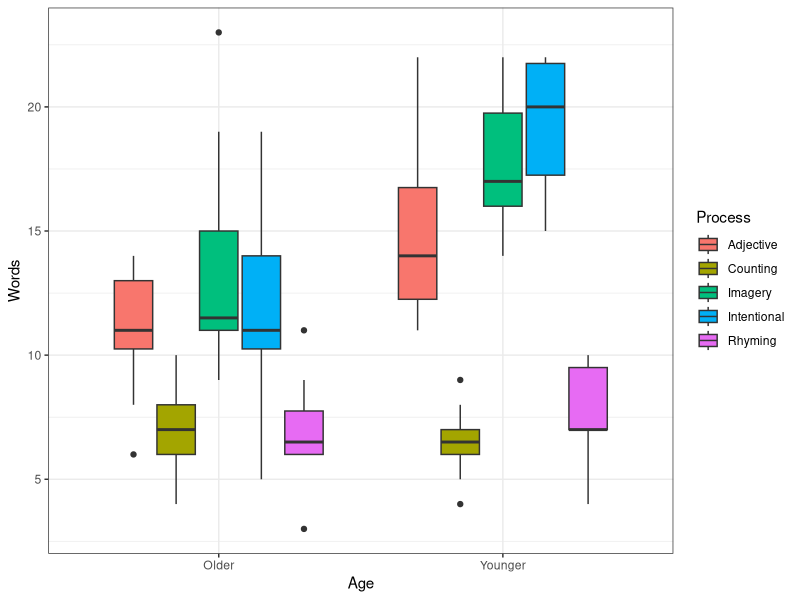
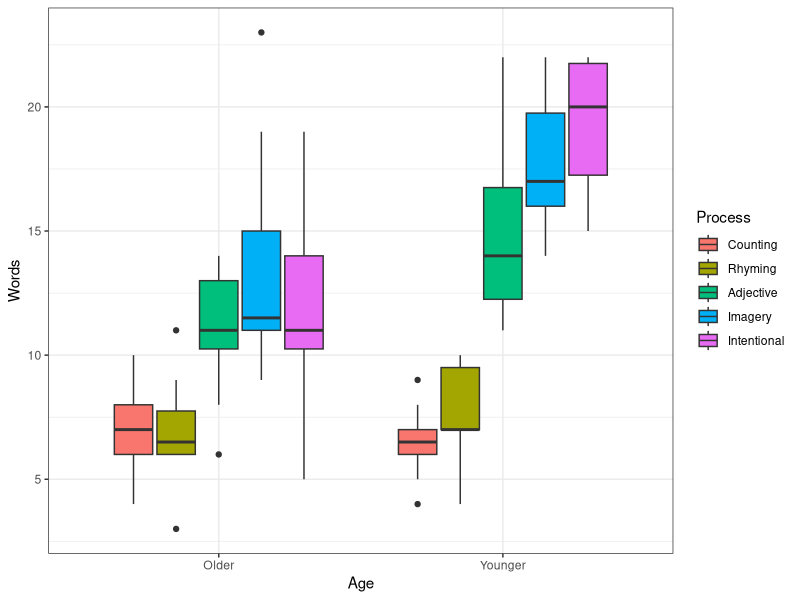

Source code (R) for these figures, in order: (Note: this script raises an error after producing the figures.)
# ---
# title       : Дисперсионный анализ, часть 2
# subtitle    : Линейные модели, осень 2014
# author      : Марина Варфоломеева
# job         : Каф. Зоологии беспозвоночных, СПбГУ
# ---
# Многофакторный дисперсионный анализ в R
## Пример: Возраст и память
# Почему пожилые не так хорошо запоминают? Может быть не так тщательно перерабатывают информацию? (Eysenck, 1974)
# Факторы:
# - `Age` - Возраст:
#   - `Younger` - 50 молодых
#   - `Older` - 50 пожилых (55-65 лет)
# - `Process` - тип активности:
#   - `Counting` - посчитать число букв
#   - `Rhyming` - придумать рифму к слову
#   - `Adjective` - придумать прилагательное
#   - `Imagery` - представить образ
#   - `Intentional` - запомнить слово
# Зависимая переменная - `Words` - сколько вспомнили слов

memory <- read.delim(file="eysenck.csv")
library(ggplot2)
theme_set(theme_bw() + theme(legend.key = element_blank()))
ggplot(data = memory, aes(x = Age, y = Words)) +
  geom_boxplot(aes(fill = Process))



# переставляем порядок уровней в порядке следования
# средних значений `memory$Words`
memory$Process <- reorder(memory$Process, memory$Words, FUN=mean)
mem_p <- ggplot(data = memory, aes(x = Age, y = Words)) +
  geom_boxplot(aes(fill = Process))
mem_p

## Таблица результатов многофакторного дисперсионного анализа
# Внимание: при использовании III типа сумм квадратов, нужно __обязательно указывать тип контрастов для факторов__. В данном случае - `contrasts=list(Age=contr.sum, Process=contr.sum)`
memory_fit <- lm(formula = Words ~ Age * Process, data = memory,
                 contrasts=list(Age=contr.sum, Process=contr.sum))

## Задание: Проверьте условия применимости дисперсионного анализа



## Результаты дисперсионного анализа
Anova(memory_fit, type = 3)



## Пост хок тест
# создаем переменную-взаимодействие
memory$AgeProc <- interaction(memory$Age, memory$Process)
# подбираем модель без intercept
mod <- lm(Words ~ AgeProc - 1, data = memory)
library(multcomp)
memory_tukey <- glht(mod, linfct = mcp(AgeProc = "Tukey"))
options(width = 90)
summary(memory_tukey)


## Данные для графиков
# Задание
# Посчитайте средние и стандартные отклонения во всех группах по факторам `Age` и `Process`
library(dplyr)
memory_summary <- memory %>%


## Графики для результатов: Столбчатый график
mem_barp <- ggplot(data = memory_summary,
                   aes(x = Age, y = .mean, ymin = .mean - .sd,
                       ymax = .mean + .sd, fill = Process)) +
  geom_bar(stat = "identity", position = "dodge") +
  geom_errorbar(width = 0.3, position = position_dodge(width = 0.9))
mem_barp


## Графики для результатов: Линии с точками
pos <- position_dodge(width = 0.9)
mem_linep <- ggplot(data = memory_summary,
                    aes(x = Age, y = .mean, ymin = .mean - .sd,
                        ymax = .mean + .sd, colour = Process,
                        group = Process)) +
  geom_point(size = 3, position = pos) +
  geom_line(position = pos) +
  geom_errorbar(width = 0.3, position = pos)
mem_linep

## Какой график лучше выбрать?
library(gridExtra)
grid.arrange(mem_barp, mem_linep, ncol = 2)

## Приводим понравившийся график в приличный вид
mem_linep <- mem_linep + labs(x = "Возраст",  y = "Число запомненных слов") +
  scale_x_discrete(labels = c("Пожилые", "Молодые")) +
  scale_colour_brewer(name = "Процесс", palette = "Dark2",
                      labels = c("Счет", "Рифма", "Прилагательное",
                                 "Образ", "Запоминание")) +
  theme(legend.key = element_blank())
mem_linep
